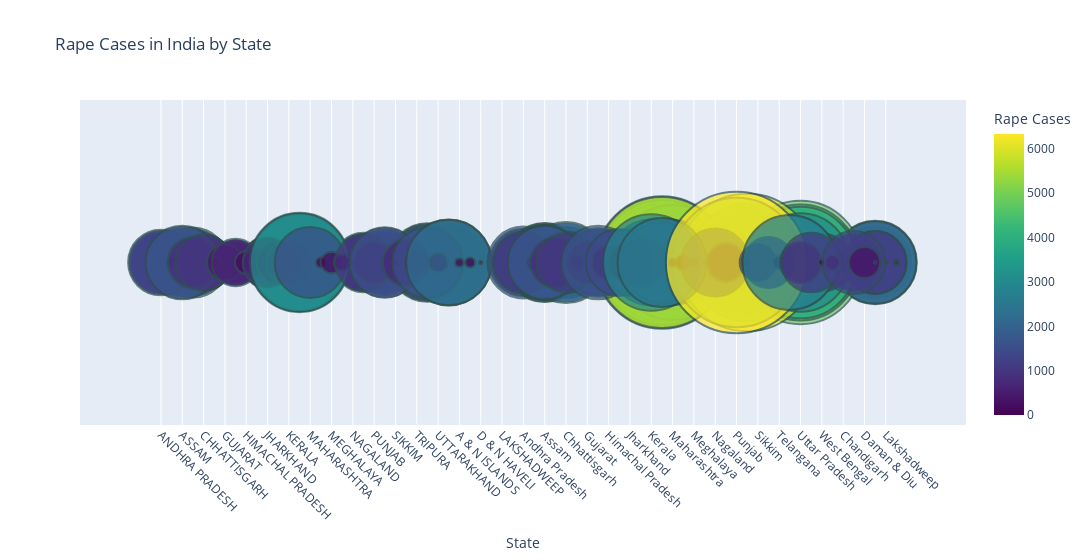

Notebook source saved alongside this figure:
### Markdown cell above
1. Rape Cases by State (Bubble Scatter Plot)

### Code cell
import plotly.express as px
import pandas as pd

# Create a scatter plot with states on the x-axis and a dummy y-axis (for visualization purposes)
fig = px.scatter(crimes_df_cleaned,
                 x="State",
                 y=[0]*len(crimes_df_cleaned),  # Dummy Y axis
                 size="Rape Cases",
                 color="Rape Cases",
                 hover_name="State",
                 title="Rape Cases in India by State",
                 size_max=100,
                 color_continuous_scale=px.colors.sequential.Viridis)  # Change color scale here

fig.update_traces(marker=dict(line=dict(width=2, color='DarkSlateGrey')), selector=dict(mode='markers'))

# Increase plot width
fig.update_layout(yaxis=dict(visible=False),
                  xaxis=dict(tickangle=45),
                  showlegend=False,
                  width=1200)  # Adjust width here

fig.show()

### Figure 1 — Plotly figure (JSON) as saved in the notebook; plotly's stock layout.template omitted (floating-point values rounded to 4 significant figures; data arrays with more than 128 entries replaced by an {"elided": "..."} marker saying what was removed)
{"data": [{"hovertemplate": "<b>%{hovertext}</b><br><br>State=%{x}<br>y=%{y}<br>Rape Cases=%{marker.color}<extra></extra>", "hovertext": {"elided": "736 str values"}, "legendgroup": "", "marker": {"color": {"elided": "736 int values"}, "coloraxis": "coloraxis", "line": {"color": "DarkSlateGrey", "width": 2}, "size": {"elided": "736 int values"}, "sizemode": "area", "sizeref": 0.6337, "symbol": "circle"}, "mode": "markers", "name": "", "orientation": "v", "showlegend": false, "type": "scatter", "x": {"elided": "736 str values"}, "xaxis": "x", "y": {"elided": "736 int values"}, "yaxis": "y"}], "layout": {"coloraxis": {"colorbar": {"title": {"text": "Rape Cases"}}, "colorscale": [[0, "#440154"], [0.1111, "#482878"], [0.2222, "#3e4989"], [0.3333, "#31688e"], [0.4444, "#26828e"], [0.5556, "#1f9e89"], [0.6667, "#35b779"], [0.7778, "#6ece58"], [0.8889, "#b5de2b"], [1, "#fde725"]]}, "legend": {"itemsizing": "constant", "tracegroupgap": 0}, "showlegend": false, "title": {"text": "Rape Cases in India by State"}, "width": 1200, "xaxis": {"anchor": "y", "domain": [0, 1], "tickangle": 45, "title": {"text": "State"}}, "yaxis": {"anchor": "x", "domain": [0, 1], "title": {"text": "y"}, "visible": false}}}
